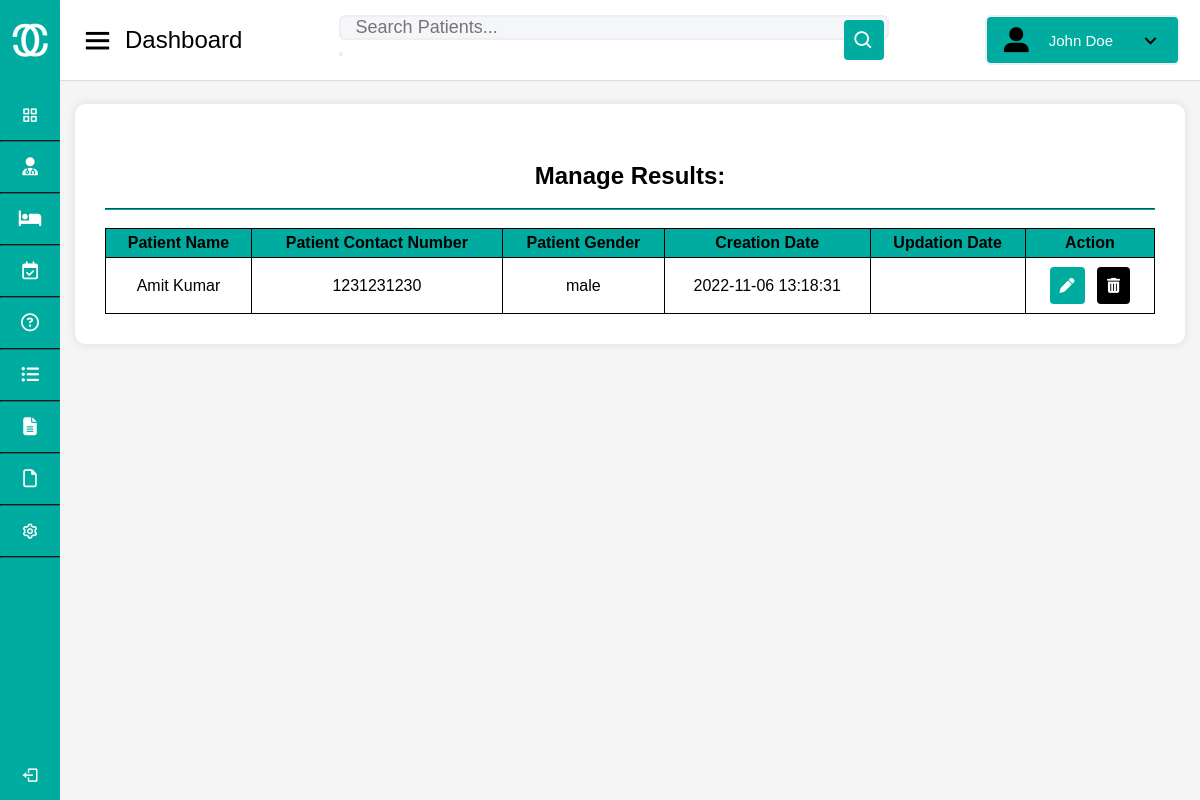
Page /Admin/patients.php on the committed database.
### tables this page shows
CREATE TABLE `tblpatient` (
  `ID` int(10) NOT NULL,
  `Docid` int(10) DEFAULT NULL,
  `PatientName` varchar(200) DEFAULT NULL,
  `PatientContno` bigint(10) DEFAULT NULL,
  `PatientEmail` varchar(200) DEFAULT NULL,
  `PatientGender` varchar(50) DEFAULT NULL,
  `PatientAdd` mediumtext DEFAULT NULL,
  `PatientAge` int(10) DEFAULT NULL,
  `PatientMedhis` mediumtext DEFAULT NULL,
  `CreationDate` timestamp NULL DEFAULT current_timestamp(),
  `UpdationDate` timestamp NULL DEFAULT NULL ON UPDATE current_timestamp()
);

### Admin/patients.php (the view, shortened to what this page needs)
<!DOCTYPE html>
<html lang="en" dir="ltr">
  <head>
    <link rel="stylesheet" href="style.css" />
    <link href="https://unpkg.com/boxicons@2.0.7/css/boxicons.min.css" rel="stylesheet" />
  </head>
  <body onload="onload()">
    <div class="sidebar">
      <div class="logo-details">
        <img src="logo.png" alt="logo">
        <span class="logo_name">CureConnect</span>
      </div>
      <ul class="nav-links">
        <li>
          <a href="index.html" >
            <i class="bx bx-grid-alt"></i>
            <span class="links_name">Dashboard</span>
          </a>
        </li>
        <hr>
        <li>
          <a href="doctors.php">
            <i class="fa-solid fa-user-doctor"></i>
            <span class="links_name">Doctors</span>
          </a>
          </li>
          <hr>
        <li>
          <a href="patients.php">
            <i class="fa-solid fa-bed"></i>
            <span class="links_name">Patients</span>
          </a>
        </li>
        <hr>
        <li>
          <a href="appointments.html">
            <i class="fa-regular fa-calendar-check"></i>
            <span class="links_name">Appointments</span>
          </a>
        </li>
        <hr>
        <li>
          <a href="queries.html">
            <i class="fa-regular fa-circle-question"></i>
            <span class="links_name">Queries</span>
          </a>
        </li>
        <hr>
        <li>
          <a href="session-logs.html">
            <i class="fa-solid fa-list-ul"></i>
            <span class="links_name">Session logs</span>
          </a>
        </li>
        <hr>
        <li>
          <a href="report.html">
            <i class="fa-solid fa-file-lines"></i>
            <span class="links_name">Reports</span>
          </a>
        </li>
        <hr>
        <li>
          <a href="pages.html">
            <i class="fa-regular fa-file"></i>
            <span class="links_name">Pages</span>
          </a>
        </li>
        <hr>
        <li>
          <a href="settings.html">
            <i class="bx bx-cog"></i>
            <span class="links_name">Settings</span>
          </a>
        </li>
        <hr>
        <li class="log_out">
          <a href="#">
            <i class="bx bx-log-out"></i>
            <span class="links_name">Log out</span>
          </a>
        </li>
      </ul>
    </div>
    <section class="home-section">
      <nav>
        <div class="sidebar-button">
          <i class="bx bx-menu sidebarBtn"></i>
          <span class="dashboard">Dashboard</span>
        </div>
        <div class="search-box">
          <form action="#" method="post">
            <input type="text" id="patient_search" name="patient_search" placeholder="Search Patients..."  value=""/>
            <button type="submit" name="submit_search"><i class="bx bx-search"></i></button>
          </form>
        </div>
        <button class="profile-details dropbtn dropdown" onclick="toggleDropdown()">
          <i class="fa-solid fa-user-large"></i>
          <span class="admin_name">John Doe</span>
          <i class="bx bx-chevron-down"></i>
        </button>
      </nav>
      <div class="home-content">
              <div class="main ">
              <div id="results">
              <div class = 'searchresults'>
    <h1><br><center>Manage Results:</center></h1><br><hr><br>
    <?php
      $servername = "localhost";
      $username = "root";
      $password = "";
      $dbname = "hms";
      $conn = new mysqli($servername, $username, $password, $dbname);
      if (isset($_POST['patient_search'])) {
          $patient = $_POST['patient_search'];
          $sql = "SELECT * FROM tblpatient WHERE PatientName LIKE '%$patient%'";
      } else {
          $sql = "SELECT * FROM tblpatient";
      }
      $result = $conn->query($sql);
      echo '<table>
              <tr>
                  <th>Patient Name</th>
                  <th>Patient Contact Number</th>
                  <th>Patient Gender</th>
                  <th>Creation Date</th>
                  <th>Updation Date</th>
                  <th>Action</th>
              </tr>';
      if ($result->num_rows > 0) {
          while ($row = $result->fetch_assoc()) {
              echo '<tr>
                      <td>' . $row["PatientName"] . '</td>
                      <td>' . $row["PatientContno"] . '</td>
                      <td>' . $row["PatientGender"] . '</td>
                      <td>' . $row["CreationDate"] . '</td>
                      <td>' . $row["UpdationDate"] . '</td>
                      <td>
                          <button class="edit"><i class="fas fa-pen"></i></button>
                          <button class="delete"><i class="fas fa-trash-alt"></i></button>
                      </td>
                    </tr>';
          }
      } else {
          echo "<tr><td colspan='6'>No results found</td></tr>";
      }
      echo '</table>';
      ?>
  </div>
              </div>
</div>
              </div>
  </body>
</html>

### Admin/style.css (style rules this page uses)
:root { --light-primary-color: white; --light-secondary-color: #6c757d; --light-main-color: #00ab9f; }
* { margin: 0; padding: 0; box-sizing: border-box; font-family: 'Poppins', sans-serif; text-decoration: none; }
.sidebar { position: fixed; height: 100%; width: 240px; background: #00ab9f; transition: all 0.5s ease; }
.light-mode .sidebar hr { border-color: #15706a; }
.sidebar .logo-details { height: 80px; display: flex; align-items: center; }
.sidebar .logo-details img { width: 40px; height: auto; margin: 10px; }
.sidebar .logo-details .logo_name { color: #fff; font-size: 24px; font-weight: 500; }
.sidebar .nav-links { margin-top: 10px; }
.sidebar .nav-links li { position: relative; list-style: none; height: 50px; }
.sidebar .nav-links li a { color: white; }
.light-mode .sidebar .nav-links li a { background-color: #00ab9f; }
.sidebar .nav-links li a { height: 100%; width: 100%; display: flex; align-items: center; }
.sidebar .nav-links li i { min-width: 60px; text-align: center; font-size: 18px; }
.sidebar .nav-links li a .links_name { font-size: 15px; font-weight: 400; white-space: nowrap; }
.sidebar .nav-links .log_out { position: absolute; bottom: 0; width: 100%; }
.light-mode .home-section { background: #f5f5f5; }
.home-section { position: relative; min-height: 100vh; width: calc(100% - 240px); left: 240px; transition: all 0.5s ease; }
.light-mode .home-section nav { background: #fff; }
.home-section nav { display: flex; justify-content: space-between; height: 80px; display: flex; align-items: center; position: fixed; width: calc(100% - 240px); left: 240px; z-index: 100; padding: 0 20px; box-shadow: 0 1px 1px rgba(0, 0, 0, 0.1); transition: all 0.5s ease; }
.home-section nav .sidebar-button { display: flex; align-items: center; font-size: 24px; font-weight: 500; }
nav .sidebar-button i { font-size: 35px; margin-right: 10px; }
.home-section nav .search-box { position: relative; height: 50px; max-width: 550px; width: 100%; margin: 0 20px; }
.light-mode nav .search-box input { background: #F5F6FA; border: 2px solid #EFEEF1; }
nav .search-box input { height: 100%; width: 100%; outline: none; border-radius: 6px; font-size: 18px; padding: 0 15px; }
.light-mode nav .search-box .bx-search { background: #00ab9f; }
nav .search-box .bx-search { position: absolute; height: 40px; width: 40px; right: 5px; top: 50%; transform: translateY(-50%); border-radius: 4px; line-height: 40px; text-align: center; color: #fff; font-size: 22px; transition: all 0.4 ease; }
.profile-details { position: relative; }
.dropbtn { cursor: pointer; }
.light-mode .home-section nav .profile-details { background: #00ab9f; border-color: #EFEEF1; }
.home-section nav .profile-details { display: flex; align-items: center; color: white; border: 2px solid; border-radius: 6px; height: 50px; min-width: 190px; padding: 0 15px 0 2px; justify-content: space-between; }
nav .profile-details .admin_name { font-size: 15px; font-weight: 500; margin: 0 10px; white-space: nowrap; padding-left: 10px; }
nav .profile-details i { padding-left: 15px; font-size: 25px; color: black; }
.home-section .home-content { position: relative; padding-top: 104px; }
@media (max-width: 1240px) { .sidebar { width: 60px; } }
@media (max-width: 1240px) { .home-section { width: calc(100% - 60px); left: 60px; } }
@media (max-width: 1240px) { .home-section nav { width: calc(100% - 60px); left: 60px; } }
.light-mode .main { background-color: white; }
.main { margin: 15px; margin-top: 0; padding: 30px; box-shadow: 0px 0px 10px rgba(0, 0, 0, 0.1); border-radius: 10px; }
.light-mode .main button { background-color: #00ab9f; color: white; }
.main button { font-size: 15px; font-weight: 500; border: none; padding: 10px; grid-column: span 2; }
.main hr { border-color: #00ab9f; }
.main table { width: 100%; border-collapse: collapse; }
.main th, .main td { border: 1px solid black; padding: 5px; text-align: center; text-overflow: auto; padding: 5px; white-space: nowrap; }
.main th { background-color: #00ab9f; color: black; }
.main tr button { ; padding: 3px auto auto; border: none; border-radius: 4px; margin: 4px; }
.light-mode .main tr button.delete { background-color: black; }

### rows in the picture
tblpatient: PatientName "Amit Kumar", PatientContno "1231231230", PatientGender "male", CreationDate "2022-11-06 13:18:31"
